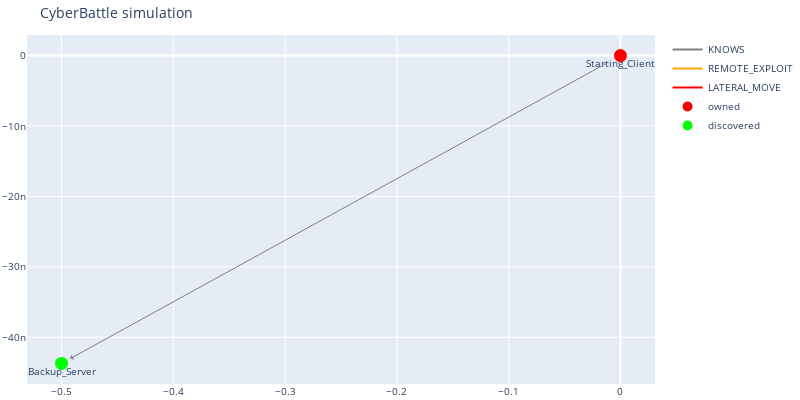

The notebook cell this image was saved under:
### Markdown cell above
## Discover Hard Coded creds for Backup_Server

### Code cell
outcome = c2.run_attack("Starting_Client", "ReadSourceCode_LeakedCreds")
plot()
c2.credentials_gathered_so_far

### Figure 1 — Plotly figure (JSON) as saved in the notebook; plotly's stock layout.template omitted (floating-point values rounded to 4 significant figures)
{"data": [{"line": {"color": "gray"}, "mode": "lines", "name": "KNOWS", "type": "scatter", "x": [0], "y": [0]}, {"line": {"color": "orange"}, "mode": "lines", "name": "REMOTE_EXPLOIT", "type": "scatter", "x": [0], "y": [0]}, {"line": {"color": "red"}, "mode": "lines", "name": "LATERAL_MOVE", "type": "scatter", "x": [0], "y": [0]}, {"hoverinfo": "text", "marker": {"color": "#D32F2E", "line": {"color": "rgb(255,0,0)", "width": 8}, "size": 5, "symbol": "circle-dot"}, "mode": "markers+text", "name": "owned", "text": ["Starting_Client"], "textposition": "bottom center", "type": "scatter", "x": [0], "y": [0]}, {"hoverinfo": "text", "marker": {"color": "#0e9d00", "line": {"color": "rgb(0,255,0)", "width": 8}, "size": 5, "symbol": "circle-dot"}, "mode": "markers+text", "name": "discovered", "text": ["Backup_Server"], "textposition": "bottom center", "type": "scatter", "x": [-0.5], "y": [-4.371e-08]}], "layout": {"annotations": [{"align": "center", "arrowcolor": "gray", "arrowhead": 1, "arrowsize": 1, "arrowwidth": 1, "ax": 0, "axref": "x", "ay": 0, "ayref": "y", "hovertext": "KNOWS", "opacity": 1, "showarrow": true, "standoff": 10, "startstandoff": 10, "x": -0.5, "xref": "x", "y": -4.371e-08, "yref": "y"}], "autosize": false, "font": {"size": 10}, "height": 400, "hovermode": "closest", "margin": {"b": 15, "l": 2, "r": 2, "t": 35}, "showlegend": true, "title": {"text": "CyberBattle simulation"}, "width": 800}}
